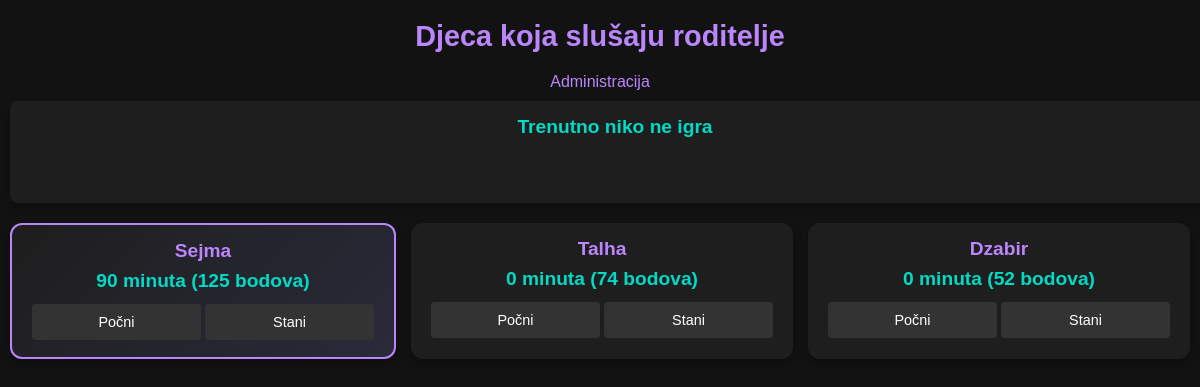
Before: / with the older database file.
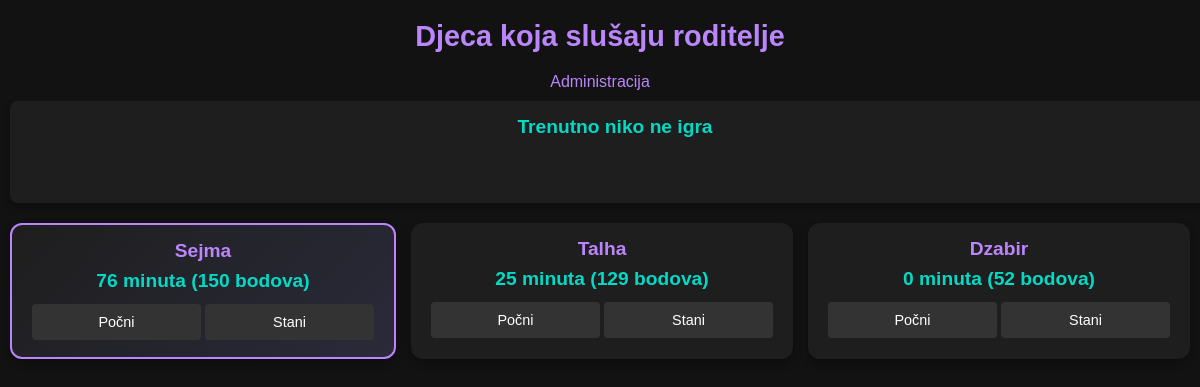
After: the same page with the newer database file.
### models.py (models this page shows, shortened)
class Kid(SQLModel, table=True):
    id: Optional[int] = Field(default=None, primary_key=True)
    name: str
    current_minutes: int = Field(default=0)  # Min: -5
    daily_bonus_used: int = Field(default=0)  # Max: 15 per day
    last_reset_date: str = Field(default="")  # Format: "YYYY-MM-DD"

### main.py (the view)
@app.get("/", response_class=HTMLResponse)
def read_root(request: Request, session: Session = Depends(get_session)):
    kids = session.exec(select(Kid)).all()
    for kid in kids:
        kid.reset_daily_bonus_if_needed()
    session.commit()
    all_logs = session.exec(select(LogEntry)).all()
    kid_points = {}
    for log in all_logs:
        if log.kid_id in kid_points:
            kid_points[log.kid_id] += log.points_change
        else:
            kid_points[log.kid_id] = log.points_change
    kid_point_pairs = [(kid, kid_points.get(kid.id, 0)) for kid in kids]
    sorted_kid_point_pairs = sorted(kid_point_pairs, key=lambda x: x[1], reverse=True)
    return templates.TemplateResponse("kids.html", {
        "request": request,
        "kids_with_points": sorted_kid_point_pairs
    })

### templates/kids.html (shortened to what this page needs)
<!DOCTYPE html>
<html>
<head>
</head>
<body>
    <div class="container">
        <h1>Djeca koja slušaju roditelje</h1>
        <div class="admin-link" style="margin-bottom: 10px;">
            <a href="/admin">Administracija</a>
        </div>
        <div class="active-session-info" id="active-session-info">
            <h2 id="session-status">No active session</h2>
            <div class="time-remaining" id="time-remaining"></div>
        </div>
        <div class="leaderboard">
            {% for kid, points in kids_with_points %}
            <div class="leaderboard-item" id="kid-{{ kid.id }}">
                <div class="kid-name">{{ kid.name }}</div>
                <div class="kid-time-points">{{ "%d"|format(kid.current_minutes|round(0, 'floor')|int) }} minuta ({{ "%d"|format(points|round(0, 'floor')|int) }} bodova)</div>
                <div class="session-controls">
                    <button class="start-session-btn" id="start-session-{{ kid.id }}" style="display: none;" onclick="startSession({{ kid.id }})">Počni</button>
                    <button class="stop-session-btn" id="stop-session-{{ kid.id }}" style="display: none;" onclick="stopSession({{ kid.id }})">Stani</button>
                </div>
            </div>
            {% endfor %}
        </div>
    </div>
</body>
</html>

### templates/kids.html (style rules this page uses)
body { background-color: #121212; color: #e0e0e0; font-family: Arial, sans-serif; margin: 0; padding: 10px; display: flex; flex-direction: column; align-items: center; }
.container { max-width: 100%; width: 100%; padding: 0 10px; }
h1 { text-align: center; color: #bb86fc; font-size: 1.8em; margin: 10px 0; }
.active-session-info { background-color: #1e1e1e; border-radius: 8px; padding: 15px; margin: 10px 0 20px 0; width: 100%; text-align: center; box-shadow: 0 4px 8px rgba(0,0,0,0.3); }
.active-session-info h2 { margin: 0 0 10px 0; color: #03dac6; font-size: 1.2em; }
.time-remaining { font-size: 2.5em; font-weight: bold; color: #bb86fc; text-align: center; margin: 15px 0; padding: 10px; display: block; }
.leaderboard { display: flex; flex-wrap: wrap; justify-content: center; gap: 15px; margin: 20px 0; width: 100%; }
.leaderboard-item { background-color: #1e1e1e; border-radius: 12px; padding: 15px; text-align: center; min-width: 140px; flex: 1 1 140px; box-shadow: 0 4px 8px rgba(0,0,0,0.3); transition: transform 0.2s; position: relative; }
.leaderboard-item:first-child { background: linear-gradient(135deg, #1e1e1e, #2a2a3a); border: 2px solid #bb86fc; }
.kid-name { font-size: 1.2em; font-weight: bold; color: #bb86fc; margin-bottom: 8px; }
.kid-time-points { font-size: 1.2em; font-weight: bold; color: #03dac6; margin-bottom: 10px; }
.start-session-btn, .stop-session-btn { background-color: #333; color: white; border: none; padding: 8px; border-radius: 4px; cursor: pointer; font-size: 0.9em; width: 48%; margin: 2px; min-height: 36px; }
.session-controls { display: flex; width: 100%; flex-wrap: wrap; justify-content: center; }
.admin-link { margin-top: 20px; text-align: center; width: 100%; }
.admin-link a { color: #bb86fc; text-decoration: none; font-size: 1em; }

Changed rows visible on the page:
changed Kid "Sejma": current_minutes "90" → "76"; value "125" → "150"
changed Kid "Talha": current_minutes "0" → "25"; value "74" → "129"
